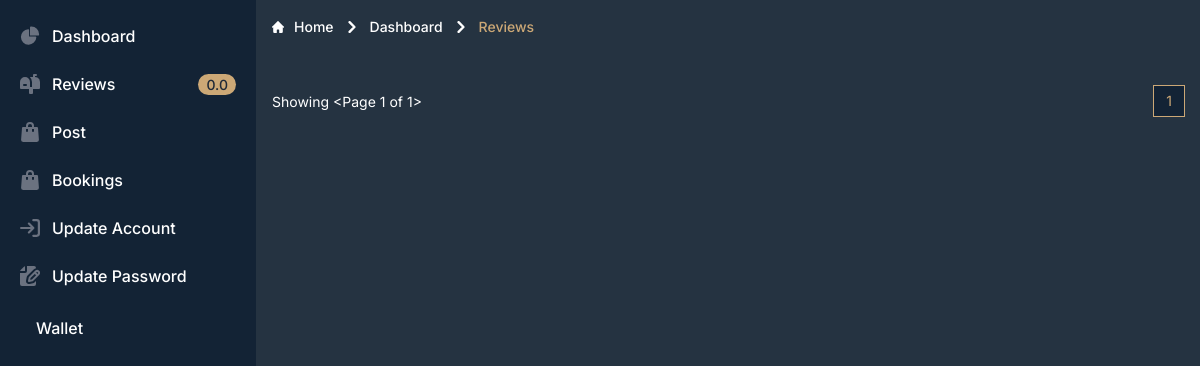
The app's page /dashboard/allreviews/ (signed in), older data.
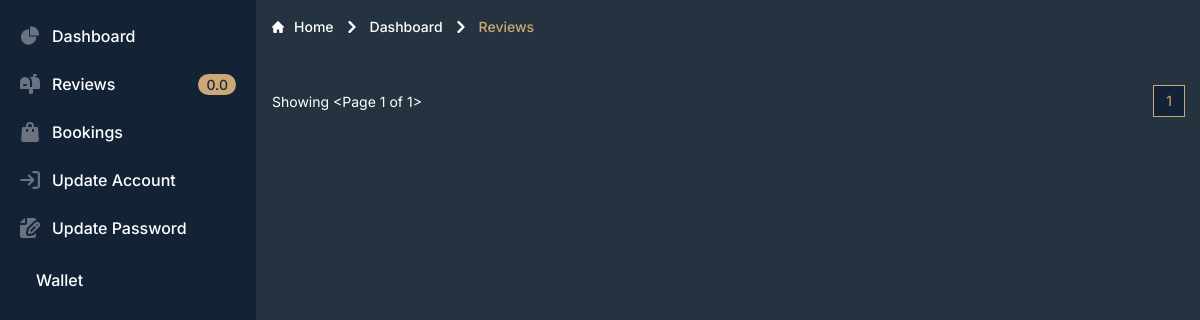
The same page, newer data.
### authentication/models.py (models this page shows, shortened)
class UserProfile(AbstractBaseUser,PermissionsMixin):
    username = None
    email = models.EmailField(max_length=255, unique=True, db_index=True)
    email_is_verified = models.BooleanField(default=False)
    profile_image = models.ImageField(blank=True,upload_to='profile',null=True,default='profile/capture.png')
    address = models.CharField(max_length=120,null=True,blank=True, default='')
    company = models.CharField(max_length=120, null=True,blank=True,default='')
    rating = models.DecimalField(max_digits=2,default=0, null=True,blank=True,decimal_places=1)
    extra = models.JSONField(null=True)
    type=models.ForeignKey(SaloonTypes,null=True,blank=True,on_delete=models.CASCADE)
    phone_number = PhoneNumberField(blank=True, unique=True,help_text="0064xxxxxxx format",error_messages={'invalid':"please reenter your number in 0064xxxxxxxxx format – e.g. 0064217774444"})
    first_name=models.CharField(max_length=120, null=False,blank=False,default='')
    last_name=models.CharField(max_length=120, null=True,blank=True,default='')
    date_joined = models.DateTimeField(auto_now_add=True)
    updated_at = models.DateTimeField(auto_now=True)
    is_salonowner = models.BooleanField(default=False)
    is_staff = models.BooleanField(_('staff status'), default=False,help_text=_('Designates whether the user can log into this admin ''site.'))
    is_active = models.BooleanField(_('active'), default=True,help_text=_('Designates whether this user should be treated as ''active. Unselect this instead of deleting accounts.'))
    is_admin=models.BooleanField(default=False)
    token=models.CharField(default='token will  genrated in feature',max_length=500)
    region=models.ForeignKey(Region,null=True,blank=True,on_delete=models.CASCADE)
    webistelink=models.CharField(null=True,blank=True,max_length=500)
    auth_provider = models.CharField(
        max_length=255, blank=False,
        null=False, default=AUTH_PROVIDERS.get('email'))
    USERNAME_FIELD = 'email'
    REQUIRED_FIELDS = []
    objects = CustomUserManager()

### salon/views.py (the view)
# urls.py: path("dashboard/allreviews/", views.allreviews.as_view(), name="allreviews"),
class allreviews(ListView):
    model = SaloonReview
    template_name = "userbooking/allreviews.html"
    context_object_name = 'reviews'
    paginate_by=10
    def dispatch(self, request, *args, **kwargs):
        if not request.user.is_authenticated:
            return redirect_to_login(self.request.get_full_path(), reverse_lazy('singin'))
        if not request.user.email_is_verified:
            messages.warning(request,'Verify Your Email First')
            return HttpResponseRedirect(reverse_lazy('verify-email'))
        return super().dispatch(request, *args, **kwargs)
    def get_queryset(self):
        if self.request.user.is_salonowner:
            return SaloonReview.objects.filter(saloon=self.request.user).order_by('-date_create').distinct()
        else:
            return SaloonReview.objects.filter(user=self.request.user).order_by('-date_create').distinct()

### templates/userbooking/allreviews.html (shortened to what this page needs)
{% extends "dashboard.html" %}{% load static %}
{% block content %}
<section class="">
    <nav class="flex" aria-label="Breadcrumb">
        <ol class="inline-flex items-center  space-x-1 md:space-x-2 rtl:space-x-reverse">
          <li class="inline-flex items-center">
            <a href="{%url 'index'%}" class="inline-flex items-center text-sm font-medium text-white hover:text-primary dark:text-gray-400 dark:hover:text-white">
              Home
            </a>
          </li>
          <li>
            <div class="flex items-center">
              <svg class="rtl:rotate-180 w-3 h-3 text-white mx-1" aria-hidden="true" xmlns="http://www.w3.org/2000/svg" fill="none" viewBox="0 0 6 10">
                <path stroke="currentColor" stroke-linecap="round" stroke-linejoin="round" stroke-width="2" d="m1 9 4-4-4-4"/>
              </svg>
              <a href="{%url 'dashboard'%}" class="ms-1 text-sm font-medium text-white hover:text-primary md:ms-2 dark:text-gray-400 dark:hover:text-white">Dashboard</a>
            </div>
          </li>
          <li aria-current="page">
            <div class="flex items-center">
              <svg class="rtl:rotate-180 w-3 h-3 text-white mx-1" aria-hidden="true" xmlns="http://www.w3.org/2000/svg" fill="none" viewBox="0 0 6 10">
                <path stroke="currentColor" stroke-linecap="round" stroke-linejoin="round" stroke-width="2" d="m1 9 4-4-4-4"/>
              </svg>
              <span class="ms-1 text-sm font-medium text-primary md:ms-2 dark:text-gray-400">Reviews</span>
            </div>
          </li>
        </ol>
      </nav>
      <div class="">
        <div
        class="grid-cols-2 sm:grid md:grid-cols-4 gap-5  mq765:grid-cols-1 mq925:grid-cols-2 p-4 lg:grid-cols-2 "
      >
    </div>
</div>
<nav class="flex items-center flex-column flex-wrap md:flex-row justify-between pt-4" aria-label="Table navigation">
  <span class="text-sm font-normal text-white dark:text-gray-400 mb-4 md:mb-0 block w-full md:inline md:w-auto">Showing  {{page_obj}}</span>
  <ul class="inline-flex -space-x-px rtl:space-x-reverse text-sm h-8">
      {% for page_number in paginator.page_range %}
      <li>
        {% if page_number == page_obj.number %}
        <a href="#" aria-current="page" class="flex items-center justify-center px-3 h-8 leading-tight  z-10  border border-primary text-primary bg-bg2 hover:bg-bg hover:text-primary ">{{ page_number }}</a>
        {% endif %}
      </li>
    {% endfor %}
  </ul>
</nav>
          </section>
        {%endblock%}

### templates/dashboard.html (shortened to what this page needs)
{% load compress %} {% load static %}
<!DOCTYPE html>
<html lang="en" class="scroll-smooth">
  <head>
    {% compress css %}
    <link rel="stylesheet" href="{% static 'src/output.css' %}" />
    {% endcompress %}
  </head>
  <body class="bg-slategray2">
 <aside id="default-sidebar" class="fixed top-0 left-0 z-40 w-64 h-screen transition-transform -translate-x-full sm:translate-x-0" aria-label="Sidebar">
    <div class="h-full px-3 py-4 overflow-y-auto bg-bg2 text-white">
       <ul class="space-y-2 font-medium">
          <li>
             <a href="#" class="flex items-center p-2 text-white rounded-lg dark:text-white hover:bg-primary dark:hover:bg-gray-700 group">
                <span class="ms-3">Dashboard</span>
             </a>
          </li>
          <li>
             <a href="{% url 'allreviews' %}" class="flex items-center p-2 text-white rounded-lg dark:text-white hover:bg-primary dark:hover:bg-gray-700 group">
                <span class="flex-1 ms-3 whitespace-nowrap">Reviews</span>
                <span class="inline-flex items-center justify-center px-2 ms-3 text-sm font-medium text-gray-800 bg-primary rounded-full dark:bg-gray-700 dark:text-gray-300">{{request.user.rating}}</span>
               </a>
          </li>
          {%if request.user.is_salonowner%}
          <li>
             <a href="{% url 'ownerallpost' %}" class="flex items-center p-2 text-white rounded-lg dark:text-white hover:bg-primary dark:hover:bg-gray-700 group">
                <span class="flex-1 ms-3 whitespace-nowrap">Post</span>
             </a>
          </li>
          {%endif%}
          <li>
             <a href="{% url 'mybooking'%}" class="flex items-center p-2 text-white rounded-lg dark:text-white hover:bg-primary dark:hover:bg-gray-700 group">
                <span class="flex-1 ms-3 whitespace-nowrap">Bookings</span>
             </a>
          </li>
          <li>
             <a href="{%url 'update' %}" class="flex items-center p-2 text-white rounded-lg dark:text-white hover:bg-primary dark:hover:bg-gray-700 group">
                <span class="flex-1 ms-3 whitespace-nowrap">Update Account</span>
             </a>
          </li>
          <li>
             <a href="{%url 'changepassword'%}" class="flex items-center p-2 text-white rounded-lg dark:text-white hover:bg-primary dark:hover:bg-gray-700 group">
                <span class="flex-1 ms-3 whitespace-nowrap">Update Password</span>
             </a>
          </li>
          <li>
            <a href="" class="flex items-center p-3 text-white rounded-lg dark:text-white hover:bg-primary dark:hover:bg-gray-700 group">
               <span class="flex-1 ms-3 whitespace-nowrap">Wallet</span>
              </a>
         </li>
       </ul>
    </div>
 </aside>
 <div class="p-4 h-full h-screen  sm:ml-64 bg-slategray2">
{%block content%}
{%endblock content%}
 </div>
  </body>
</html>

Row changes from the older to the newer data that the page shows:
changed UserProfile: is_salonowner True → False (drawn)
Text that changed along with them:
text no longer shown: "Post"
